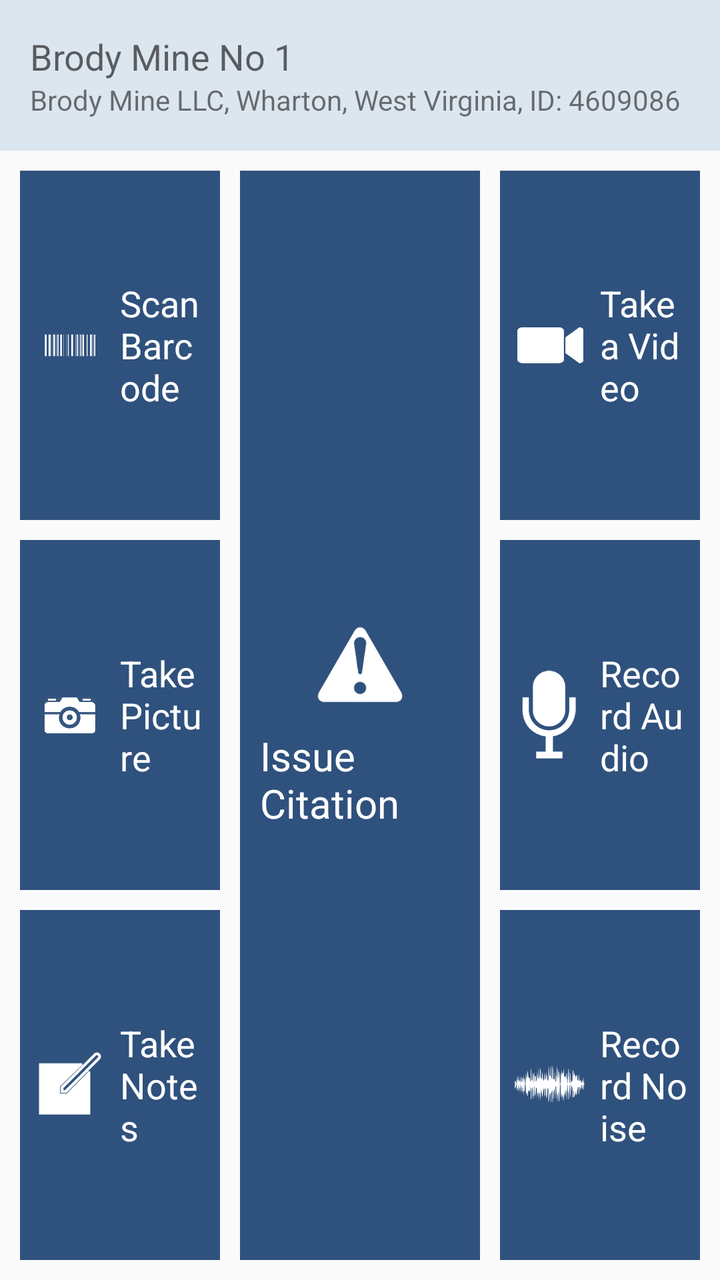
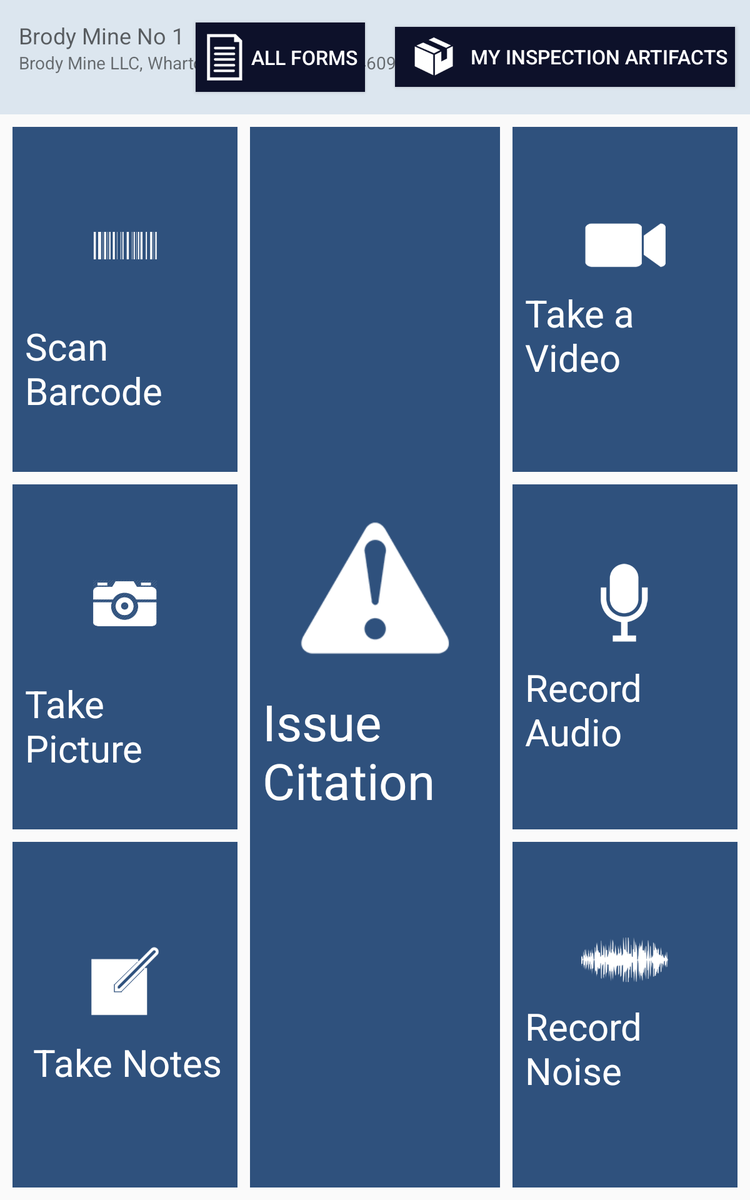

Two renders of one Android screen. The first uses the default layout on a phone; the second uses the alternative layout the repository ships for a different screen configuration, on a matching device. The two XML files are below.
<!-- AndroidManifest.xml: application theme AppThemeBar -->
<!-- res/layout/activity_inspection_options.xml -->
<RelativeLayout xmlns:android="http://schemas.android.com/apk/res/android"
    android:layout_width="match_parent"
    android:layout_height="match_parent">

    <RelativeLayout
        android:id="@+id/rel_controls"
        android:layout_width="match_parent"
        android:layout_height="wrap_content"
        android:layout_alignParentTop="true"
        android:background="#dce6ef"
        android:orientation="horizontal"
        android:paddingBottom="6dp"
        android:paddingTop="6dp">

        <TextView
            android:id="@+id/title_mine"
            style="?android:textAppearanceMedium"
            android:layout_width="wrap_content"
            android:layout_height="wrap_content"
            android:layout_marginLeft="15dp"
            android:layout_marginTop="10dp"
            android:text="@string/name_mine_organisation" />

        <TextView
            android:id="@+id/title_org"
            style="?android:textAppearanceSmall"
            android:layout_width="wrap_content"
            android:layout_height="wrap_content"
            android:layout_below="@+id/title_mine"
            android:layout_marginBottom="10dp"
            android:layout_marginLeft="15dp"
            android:text="@string/name_cave" />

    </RelativeLayout>

    <LinearLayout
        android:layout_width="match_parent"
        android:layout_height="match_parent"
        android:layout_below="@+id/rel_controls"
        android:orientation="horizontal">

        <LinearLayout
            android:layout_width="0dp"
            android:layout_height="match_parent"
            android:layout_weight="1"
            android:orientation="vertical"
            android:padding="5dp">

            <RelativeLayout
                android:id="@+id/rel_scan_barcode"
                android:layout_width="match_parent"
                android:layout_height="0dp"
                android:layout_margin="5dp"
                android:layout_weight="1"
                android:background="@drawable/bg_blue_button_selector"
                android:padding="5dp">

                <ImageView
                    android:id="@+id/imv_scan"
                    android:layout_width="40dp"
                    android:layout_height="match_parent"
                    android:layout_alignParentLeft="true"
                    android:layout_centerVertical="true"
                    android:src="@drawable/ic_barcode" />

                <TextView
                    android:layout_width="wrap_content"
                    android:layout_height="wrap_content"
                    android:layout_centerVertical="true"
                    android:layout_toRightOf="@+id/imv_scan"
                    android:paddingLeft="5dp"
                    android:text="Scan Barcode"
                    android:textColor="@color/white"
                    android:textSize="18sp" />
            </RelativeLayout>

            <RelativeLayout
                android:id="@+id/rel_take_picture"
                android:layout_width="match_parent"
                android:layout_height="0dp"
                android:layout_margin="5dp"
                android:layout_weight="1"
                android:background="@drawable/bg_blue_button_selector"
                android:padding="5dp">

                <ImageView
                    android:id="@+id/imv_picture"
                    android:layout_width="40dp"
                    android:layout_height="match_parent"
                    android:layout_alignParentLeft="true"
                    android:layout_centerVertical="true"
                    android:src="@drawable/ic_camera" />

                <TextView
                    android:layout_width="wrap_content"
                    android:layout_height="wrap_content"
                    android:layout_centerVertical="true"
                    android:layout_toRightOf="@+id/imv_picture"
                    android:paddingLeft="5dp"
                    android:text="Take Picture"
                    android:textColor="@color/white"
                    android:textSize="18sp" />
            </RelativeLayout>

            <RelativeLayout
                android:id="@+id/rel_take_notes"
                android:layout_width="match_parent"
                android:layout_height="0dp"
                android:layout_margin="5dp"
                android:layout_weight="1"
                android:background="@drawable/bg_blue_button_selector"
                android:padding="5dp">

                <ImageView
                    android:id="@+id/imv_notes"
                    android:layout_width="40dp"
                    android:layout_height="match_parent"
                    android:layout_alignParentLeft="true"
                    android:layout_centerVertical="true"
                    android:src="@drawable/ic_notes" />

                <TextView
                    android:layout_width="wrap_content"
                    android:layout_height="wrap_content"
                    android:layout_centerVertical="true"
                    android:layout_toRightOf="@+id/imv_notes"
                    android:paddingLeft="5dp"
                    android:text="Take Notes"
                    android:textColor="@color/white"
                    android:textSize="18sp" />
            </RelativeLayout>
        </LinearLayout>

        <RelativeLayout
            android:id="@+id/rel_all_forms"
            android:layout_width="0dp"
            android:layout_height="match_parent"
            android:layout_gravity="center_vertical"
            android:layout_marginBottom="10dp"
            android:layout_marginTop="10dp"
            android:layout_weight="1"
            android:background="@drawable/bg_blue_button_selector"
            android:gravity="center"
            android:padding="5dp">

            <ImageView
                android:id="@+id/imv_issue_citation"
                android:layout_width="50dp"
                android:layout_height="wrap_content"
                android:layout_centerHorizontal="true"
                android:src="@drawable/ic_citation" />

            <TextView
                android:layout_width="wrap_content"
                android:layout_height="wrap_content"
                android:layout_below="@+id/imv_issue_citation"
                android:layout_centerHorizontal="true"
                android:paddingLeft="5dp"
                android:text="Issue Citation"
                android:textColor="@color/white"
                android:textSize="20sp" />
        </RelativeLayout>

        <LinearLayout
            android:layout_width="0dp"
            android:layout_height="match_parent"
            android:layout_weight="1"
            android:orientation="vertical"
            android:padding="5dp">

            <RelativeLayout
                android:id="@+id/rel_take_video"
                android:layout_width="match_parent"
                android:layout_height="0dp"
                android:layout_margin="5dp"
                android:layout_weight="1"
                android:background="@drawable/bg_blue_button_selector"
                android:padding="5dp">

                <ImageView
                    android:id="@+id/imv_video"
                    android:layout_width="40dp"
                    android:layout_height="match_parent"
                    android:layout_alignParentLeft="true"
                    android:layout_centerVertical="true"
                    android:src="@drawable/ic_video_record" />

                <TextView
                    android:layout_width="wrap_content"
                    android:layout_height="wrap_content"
                    android:layout_centerVertical="true"
                    android:layout_toRightOf="@+id/imv_video"
                    android:paddingLeft="5dp"
                    android:text="Take a Video"
                    android:textColor="@color/white"
                    android:textSize="18sp" />
            </RelativeLayout>

            <RelativeLayout
                android:id="@+id/rel_record_audio"
                android:layout_width="match_parent"
                android:layout_height="0dp"
                android:layout_margin="5dp"
                android:layout_weight="1"
                android:background="@drawable/bg_blue_button_selector"
                android:padding="5dp">

                <ImageView
                    android:id="@+id/imv_record_audio"
                    android:layout_width="40dp"
                    android:layout_height="match_parent"
                    android:layout_alignParentLeft="true"
                    android:layout_centerVertical="true"
                    android:src="@drawable/ic_audio_record" />

                <TextView
                    android:layout_width="wrap_content"
                    android:layout_height="wrap_content"
                    android:layout_centerVertical="true"
                    android:layout_toRightOf="@+id/imv_record_audio"
                    android:paddingLeft="5dp"
                    android:text="Record Audio"
                    android:textColor="@color/white"
                    android:textSize="18sp" />
            </RelativeLayout>

            <RelativeLayout
                android:id="@+id/ic_record_noise"
                android:layout_width="match_parent"
                android:layout_height="0dp"
                android:layout_margin="5dp"
                android:layout_weight="1"
                android:background="@drawable/bg_blue_button_selector"
                android:padding="5dp">

                <ImageView
                    android:id="@+id/imv_record_noise"
                    android:layout_width="40dp"
                    android:layout_height="match_parent"
                    android:layout_alignParentLeft="true"
                    android:layout_centerVertical="true"
                    android:src="@drawable/ic_noise" />

                <TextView
                    android:layout_width="wrap_content"
                    android:layout_height="wrap_content"
                    android:layout_centerVertical="true"
                    android:layout_toRightOf="@+id/imv_record_noise"
                    android:paddingLeft="5dp"
                    android:text="Record Noise"
                    android:textColor="@color/white"
                    android:textSize="18sp" />
            </RelativeLayout>
        </LinearLayout>

    </LinearLayout>
</RelativeLayout>
<!-- resources referenced by this layout -->
<resources>
  <color name="white">#ffffffff</color>
  <!-- drawable bg_blue_button_selector (drawable) -->
  <?xml version="1.0" encoding="utf-8"?>
  <selector xmlns:android="http://schemas.android.com/apk/res/android">
  
      <item android:drawable="@android:color/holo_blue_light" android:state_pressed="true"/>
      <item android:drawable="@color/inspection_button_blue"/>
  </selector>
  <!-- drawable ic_noise: png bitmap (drawable-xxhdpi, 18700 bytes) -->
  <!-- drawable ic_notes: png bitmap (drawable-xxhdpi, 6473 bytes) -->
  <string name="name_cave">Brody Mine LLC, Wharton, West Virginia, ID: 4609086"</string>
  <string name="name_mine_organisation">Brody Mine No 1</string>
  <style name="AppThemeBar" parent="@style/Theme.AppCompat.Light.DarkActionBar">
          <item name="android:spinnerItemStyle">@style/SpinnerItem</item>
          <item name="android:actionBarStyle">@style/MyActionBarStyle</item>
          <item name="android:actionMenuTextAppearance">@style/MenuItemText</item>
          <item name="android:actionMenuTextColor">@color/white</item>
  
          <item name="actionBarStyle">@style/MyActionBarStyle</item>
          <item name="actionMenuTextAppearance">@style/MenuItemText</item>
          <item name="actionMenuTextColor">@color/white</item>
  
          
          <item name="colorPrimary">@color/color_primary</item>
          <item name="colorPrimaryDark">@color/color_primary_dark</item>
  
          <item name="switchStyle">@style/Switch</item>
  
      </style>
  <color name="inspection_button_blue">#2f517d</color>
  <style name="SpinnerItem" parent="@android:style/Widget.TextView.SpinnerItem">
          <item name="android:textColor">@color/white</item>
      </style>
  <style name="MyActionBarStyle" parent="@style/Widget.AppCompat.Light.ActionBar">
          <item name="android:background">@color/color_primary</item>
          
          <item name="android:titleTextStyle">
              @style/MyTheme.ActionBar.TitleTextStyle
          </item>
          <item name="android:subtitleTextStyle">
              @style/MyTheme.ActionBar.SubtitleTextStyle
          </item>
          <item name="android:logo">@drawable/dmi_logo</item>
  
          <item name="background">@color/color_primary</item>
          
          <item name="titleTextStyle">@style/MyTheme.ActionBar.TitleTextStyle
          </item>
          <item name="subtitleTextStyle">
              @style/MyTheme.ActionBar.SubtitleTextStyle
          </item>
          <item name="logo">@drawable/dmi_logo</item>
  
      </style>
  <style name="MenuItemText" parent="@style/TextAppearance.AppCompat.Widget.ActionBar.Menu">
          <item name="android:textColor">@color/white</item>
          <item name="android:textSize">15sp</item>
      </style>
  <color name="color_primary">#E51B23</color>
  <color name="color_primary_dark">#C3171E</color>
  <style name="Switch">
          <item name="switchMinWidth">64dp</item>
          <item name="android:thumb">@drawable/switch_thumb_selector</item>
          <item name="track">@drawable/switch_track</item>
          <item name="android:clickable">true</item>
          <item name="android:textOff">""</item>
          <item name="android:textOn">""</item>
      </style>
  <style name="MyTheme.ActionBar.TitleTextStyle" parent="@style/TextAppearance.AppCompat.Widget.ActionBar.Title">
          <item name="android:textColor">@color/white</item>
      </style>
  <style name="MyTheme.ActionBar.SubtitleTextStyle" parent="@style/TextAppearance.AppCompat.Widget.ActionBar.Subtitle">
          <item name="android:textColor">@color/white</item>
      </style>
  <!-- drawable dmi_logo: png bitmap (drawable-xxhdpi, 14463 bytes) -->
  <!-- drawable switch_thumb_selector (drawable) -->
  <?xml version="1.0" encoding="utf-8"?>
  <selector xmlns:android="http://schemas.android.com/apk/res/android">
  
      <item android:state_checked="true"
            android:drawable="@drawable/btn_switch_list"/>
      <item android:drawable="@drawable/btn_switch_map"/>
  
  </selector>
  <!-- drawable switch_track: png bitmap (drawable-hdpi, 2346 bytes) -->
</resources>
<!-- res/layout-sw600dp/activity_inspection_options.xml (the repository's variant of the layout above) -->
<!-- drawn on a 7-inch tablet held upright -->
<RelativeLayout xmlns:android="http://schemas.android.com/apk/res/android"
    android:layout_width="match_parent"
    android:layout_height="match_parent">

    <RelativeLayout
        android:id="@+id/rel_controls"
        android:layout_width="match_parent"
        android:layout_height="wrap_content"
        android:layout_alignParentTop="true"
        android:background="#dce6ef"
        android:orientation="horizontal"
        android:paddingBottom="6dp"
        android:paddingTop="6dp">

        <TextView
            android:id="@+id/title_mine"
            style="?android:textAppearanceMedium"
            android:layout_width="wrap_content"
            android:layout_height="wrap_content"
            android:layout_marginLeft="15dp"
            android:layout_marginTop="10dp"
            android:text="@string/name_mine_organisation" />

        <TextView
            android:id="@+id/title_org"
            style="?android:textAppearanceSmall"
            android:layout_width="wrap_content"
            android:layout_height="wrap_content"
            android:layout_below="@+id/title_mine"
            android:layout_marginBottom="10dp"
            android:layout_marginLeft="15dp"
            android:text="@string/name_cave" />

        
        
        
        
        
        
        

        
        
        
        
        
        
        
        
        
        
        
        
        
        
        

        
        
        
        
        
        
        
        
        
        


        <Button
            android:id="@+id/btn_all_forms"
            android:layout_width="wrap_content"
            android:layout_height="wrap_content"
            android:layout_centerVertical="true"
            android:layout_margin="12dp"
            android:layout_marginRight="20dp"
            android:layout_toLeftOf="@+id/btn_my_artifacts"
            android:background="@drawable/bg_blackish_button_selector"
            android:drawableLeft="@drawable/ic_forms"
            android:drawablePadding="4dp"
            android:padding="6dp"
            android:text="All Forms"
            android:textColor="@color/white"
            android:textSize="16sp" />

        <Button
            android:id="@+id/btn_my_artifacts"
            android:layout_width="wrap_content"
            android:layout_height="wrap_content"
            android:layout_alignParentRight="true"
            android:layout_centerVertical="true"
            android:layout_margin="12dp"
            android:layout_marginRight="20dp"
            android:background="@drawable/bg_blackish_button_selector"
            android:drawableLeft="@drawable/ic_artifacts"
            android:drawablePadding="4dp"
            android:padding="6dp"
            android:text="My Inspection Artifacts"
            android:textColor="@color/white"
            android:textSize="16sp" />

    </RelativeLayout>

    <LinearLayout
        android:layout_width="match_parent"
        android:layout_height="match_parent"
        android:layout_below="@+id/rel_controls"
        android:orientation="horizontal">

        <LinearLayout
            android:layout_width="0dp"
            android:layout_height="match_parent"
            android:layout_weight="1"
            android:orientation="vertical"
            android:padding="5dp">

            <RelativeLayout
                android:id="@+id/rel_scan_barcode"
                android:layout_width="match_parent"
                android:layout_height="0dp"
                android:layout_margin="5dp"
                android:layout_weight="1"
                android:background="@drawable/bg_blue_button_selector"
                android:gravity="center"
                android:padding="5dp">

                <ImageView
                    android:id="@+id/imv_scan"
                    android:layout_width="80dp"
                    android:layout_height="wrap_content"
                    android:layout_centerHorizontal="true"
                    android:src="@drawable/ic_barcode" />

                <TextView
                    android:layout_width="wrap_content"
                    android:layout_height="wrap_content"
                    android:layout_below="@+id/imv_scan"
                    android:layout_centerHorizontal="true"
                    android:layout_marginTop="10dp"
                    android:paddingLeft="5dp"
                    android:text="Scan Barcode"
                    android:textColor="@color/white"
                    android:textSize="30sp" />
            </RelativeLayout>

            <RelativeLayout
                android:id="@+id/rel_take_picture"
                android:layout_width="match_parent"
                android:layout_height="0dp"
                android:layout_margin="5dp"
                android:layout_weight="1"
                android:background="@drawable/bg_blue_button_selector"
                android:gravity="center"
                android:padding="5dp">

                <ImageView
                    android:id="@+id/imv_picture"
                    android:layout_width="80dp"
                    android:layout_height="wrap_content"
                    android:layout_centerHorizontal="true"
                    android:src="@drawable/ic_camera" />

                <TextView
                    android:layout_width="wrap_content"
                    android:layout_height="wrap_content"
                    android:layout_below="@+id/imv_picture"
                    android:layout_centerHorizontal="true"
                    android:layout_marginTop="10dp"
                    android:paddingLeft="5dp"
                    android:text="Take Picture"
                    android:textColor="@color/white"
                    android:textSize="30sp" />
            </RelativeLayout>

            <RelativeLayout
                android:id="@+id/rel_take_notes"
                android:layout_width="match_parent"
                android:layout_height="0dp"
                android:layout_margin="5dp"
                android:layout_weight="1"
                android:background="@drawable/bg_blue_button_selector"
                android:gravity="center"
                android:padding="5dp">

                <ImageView
                    android:id="@+id/imv_notes"
                    android:layout_width="80dp"
                    android:layout_height="wrap_content"
                    android:layout_centerHorizontal="true"
                    android:src="@drawable/ic_notes" />

                <TextView
                    android:layout_width="wrap_content"
                    android:layout_height="wrap_content"
                    android:layout_below="@+id/imv_notes"
                    android:layout_centerHorizontal="true"
                    android:layout_marginTop="10dp"
                    android:paddingLeft="5dp"
                    android:text="Take Notes"
                    android:textColor="@color/white"
                    android:textSize="30sp" />
            </RelativeLayout>
        </LinearLayout>

        <RelativeLayout
            android:id="@+id/rel_all_forms"
            android:layout_width="0dp"
            android:layout_height="match_parent"
            android:layout_gravity="center_vertical"
            android:layout_marginBottom="10dp"
            android:layout_marginTop="10dp"
            android:layout_weight="1"
            android:background="@drawable/bg_blue_button_selector"
            android:gravity="center"
            android:padding="5dp">

            <ImageView
                android:id="@+id/imv_issue_citation"
                android:layout_width="140dp"
                android:layout_height="140dp"
                android:layout_centerHorizontal="true"
                android:scaleType="fitXY"
                android:src="@drawable/ic_citation" />

            <TextView
                android:layout_width="wrap_content"
                android:layout_height="wrap_content"
                android:layout_below="@+id/imv_issue_citation"
                android:layout_centerHorizontal="true"
                android:layout_marginTop="10dp"
                android:paddingLeft="5dp"
                android:text="Issue Citation"
                android:textColor="@color/white"
                android:textSize="40sp" />
        </RelativeLayout>

        <LinearLayout
            android:layout_width="0dp"
            android:layout_height="match_parent"
            android:layout_weight="1"
            android:orientation="vertical"
            android:padding="5dp">

            <RelativeLayout
                android:id="@+id/rel_take_video"
                android:layout_width="match_parent"
                android:layout_height="0dp"
                android:layout_margin="5dp"
                android:layout_weight="1"
                android:background="@drawable/bg_blue_button_selector"
                android:gravity="center"
                android:padding="5dp">

                <ImageView
                    android:id="@+id/imv_video"
                    android:layout_width="80dp"
                    android:layout_height="wrap_content"
                    android:layout_centerHorizontal="true"
                    android:src="@drawable/ic_video_record" />

                <TextView
                    android:layout_width="wrap_content"
                    android:layout_height="wrap_content"
                    android:layout_below="@+id/imv_video"
                    android:layout_centerHorizontal="true"
                    android:layout_marginTop="10dp"
                    android:paddingLeft="5dp"
                    android:text="Take a Video"
                    android:textColor="@color/white"
                    android:textSize="30sp" />
            </RelativeLayout>

            <RelativeLayout
                android:id="@+id/rel_record_audio"
                android:layout_width="match_parent"
                android:layout_height="0dp"
                android:layout_margin="5dp"
                android:layout_weight="1"
                android:background="@drawable/bg_blue_button_selector"
                android:gravity="center"
                android:padding="5dp">

                <ImageView
                    android:id="@+id/imv_record_audio"
                    android:layout_width="80dp"
                    android:layout_height="wrap_content"
                    android:layout_centerHorizontal="true"
                    android:src="@drawable/ic_audio_record" />

                <TextView
                    android:layout_width="wrap_content"
                    android:layout_height="wrap_content"
                    android:layout_below="@+id/imv_record_audio"
                    android:layout_centerHorizontal="true"
                    android:layout_marginTop="10dp"
                    android:paddingLeft="5dp"
                    android:text="Record Audio"
                    android:textColor="@color/white"
                    android:textSize="30sp" />
            </RelativeLayout>

            <RelativeLayout
                android:id="@+id/ic_record_noise"
                android:layout_width="match_parent"
                android:layout_height="0dp"
                android:layout_margin="5dp"
                android:layout_weight="1"
                android:background="@drawable/bg_blue_button_selector"
                android:gravity="center"
                android:padding="5dp">

                <ImageView
                    android:id="@+id/imv_record_noise"
                    android:layout_width="80dp"
                    android:layout_height="wrap_content"
                    android:layout_centerHorizontal="true"
                    android:src="@drawable/ic_noise" />

                <TextView
                    android:layout_width="wrap_content"
                    android:layout_height="wrap_content"
                    android:layout_below="@+id/imv_record_noise"
                    android:layout_centerHorizontal="true"
                    android:layout_marginTop="10dp"
                    android:paddingLeft="5dp"
                    android:text="Record Noise"
                    android:textColor="@color/white"
                    android:textSize="30sp" />
            </RelativeLayout>
        </LinearLayout>

    </LinearLayout>
</RelativeLayout>
<!-- resources referenced by the variant -->
<!-- as a 7-inch tablet held upright resolves them -->
<resources>
  <color name="white">#ffffffff</color>
  <!-- drawable bg_blackish_button_selector (drawable) -->
  <?xml version="1.0" encoding="utf-8"?>
  <selector xmlns:android="http://schemas.android.com/apk/res/android">
  
      <item android:drawable="@android:color/darker_gray" android:state_pressed="true"/>
      <item android:drawable="@color/artifacts_button_black"/>
  </selector>
  <!-- drawable bg_blue_button_selector (drawable) -->
  <?xml version="1.0" encoding="utf-8"?>
  <selector xmlns:android="http://schemas.android.com/apk/res/android">
  
      <item android:drawable="@android:color/holo_blue_light" android:state_pressed="true"/>
      <item android:drawable="@color/inspection_button_blue"/>
  </selector>
  <string name="name_cave">Brody Mine LLC, Wharton, West Virginia, ID: 4609086"</string>
  <string name="name_mine_organisation">Brody Mine No 1</string>
  <color name="artifacts_button_black">#0d112a</color>
  <color name="inspection_button_blue">#2f517d</color>
  <style name="SpinnerItem" parent="@android:style/Widget.TextView.SpinnerItem">
          <item name="android:textColor">@color/white</item>
      </style>
  <style name="MyActionBarStyle" parent="@style/Widget.AppCompat.Light.ActionBar">
          <item name="android:background">@color/color_primary</item>
          
          <item name="android:titleTextStyle">
              @style/MyTheme.ActionBar.TitleTextStyle
          </item>
          <item name="android:subtitleTextStyle">
              @style/MyTheme.ActionBar.SubtitleTextStyle
          </item>
          <item name="android:logo">@drawable/dmi_logo</item>
  
          <item name="background">@color/color_primary</item>
          
          <item name="titleTextStyle">@style/MyTheme.ActionBar.TitleTextStyle
          </item>
          <item name="subtitleTextStyle">
              @style/MyTheme.ActionBar.SubtitleTextStyle
          </item>
          <item name="logo">@drawable/dmi_logo</item>
  
      </style>
  <style name="MenuItemText" parent="@style/TextAppearance.AppCompat.Widget.ActionBar.Menu">
          <item name="android:textColor">@color/white</item>
          <item name="android:textSize">15sp</item>
      </style>
  <color name="color_primary">#E51B23</color>
  <color name="color_primary_dark">#C3171E</color>
  <style name="Switch">
          <item name="switchMinWidth">64dp</item>
          <item name="android:thumb">@drawable/switch_thumb_selector</item>
          <item name="track">@drawable/switch_track</item>
          <item name="android:clickable">true</item>
          <item name="android:textOff">""</item>
          <item name="android:textOn">""</item>
      </style>
  <style name="MyTheme.ActionBar.TitleTextStyle" parent="@style/TextAppearance.AppCompat.Widget.ActionBar.Title">
          <item name="android:textColor">@color/white</item>
      </style>
  <style name="MyTheme.ActionBar.SubtitleTextStyle" parent="@style/TextAppearance.AppCompat.Widget.ActionBar.Subtitle">
          <item name="android:textColor">@color/white</item>
      </style>
  <!-- drawable switch_thumb_selector (drawable) -->
  <?xml version="1.0" encoding="utf-8"?>
  <selector xmlns:android="http://schemas.android.com/apk/res/android">
  
      <item android:state_checked="true"
            android:drawable="@drawable/btn_switch_list"/>
      <item android:drawable="@drawable/btn_switch_map"/>
  
  </selector>
</resources>
